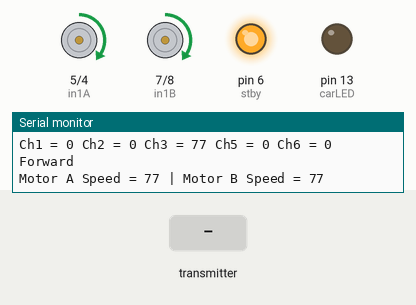
Simulated run of this sketch. Board: Arduino Uno, built with avr-gcc and run on an emulated ATmega328P. On the bench: motor-driver pin pairs drawn as motors (green arrow = first pin HIGH = forward, orange = second pin HIGH = backward, longer = more drive, scaled by the enable pin, stopped while the standby pin is LOW), output pins drawn as LEDs (lit = HIGH), the last lines printed to the serial monitor. The inputs (shaded band) are chosen by the test bench.

Above: at 3.2 s.
3.3 s: the transmitter starts sending readChannel.1 = 1000
At 3.6 s:
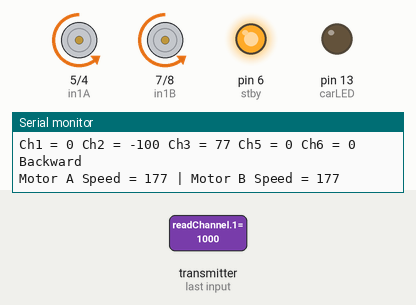
4.8 s: the transmitter starts sending readChannel.5 = 2000
At 6.0 s:
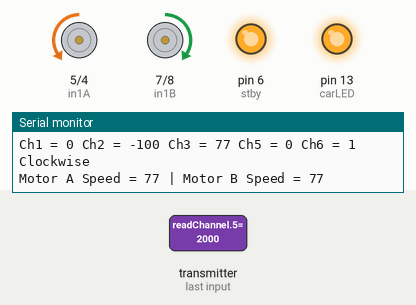
6.3 s: the transmitter starts sending readChannel.2 = 1000
At 7.5 s:
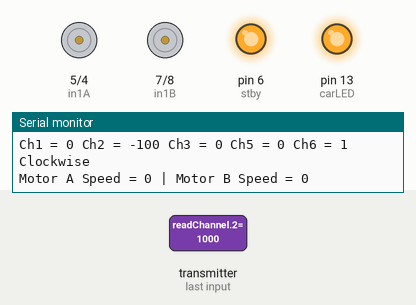
7.8 s: the transmitter starts sending readChannel.4 = 1000
At 8.8 s:
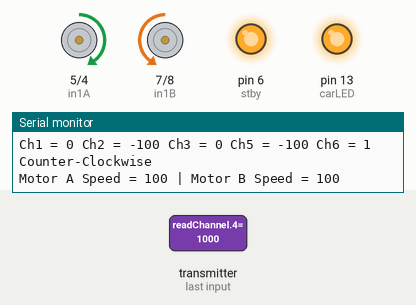
9.3 s: the transmitter starts sending readChannel.2 = 2000
At 10.3 s:
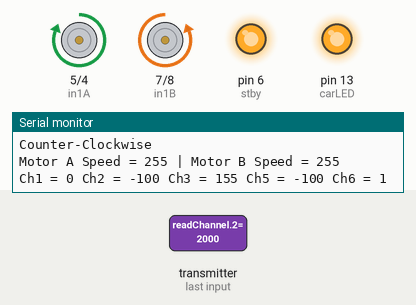
10.8 s: the transmitter starts sending readChannel.4 = 2000
At 12.0 s:
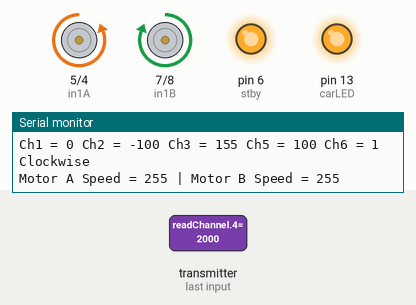
Timing chart, 0 to 13.3 s (numbered marks = the images above; inputs shaded):
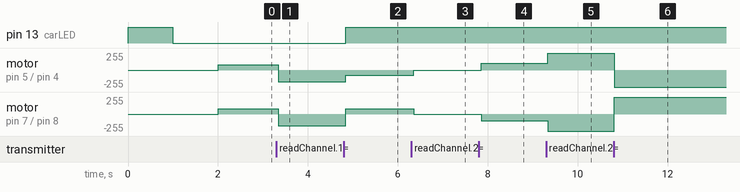

The sketch:

fsi6x-RC-car-spin.ino
```cpp
/*
  RC Remote Car
  fsi6x-RC-car-spin.ino
  Uses Flysky FS-I6X RC receiver & FS-I6X 6-ch Controller
  Uses TB6612FNG H-Bridge Motor Controller
  Drives two DC Motors

  Two Drive Modes - Normal and Spin
  Map channel 6 on controller to switch SWA for mode control

  Right stick controls direction in Normal mode (CH1 & CH2)
  VRA controls speed and direction in Spin mode (CH5)
  Left stick is acceleration in both modes (CH3)

  Channel functions by Ricardo Paiva - https://gist.github.com/werneckpaiva/

  DroneBot Workshop 2021
  https://dronebotworkshop.com
*/

// Include iBus Library
#include <IBusBM.h>

// Create iBus Object
IBusBM ibus;

// Channel Values

int rcCH1 = 0; // Left - Right
int rcCH2 = 0; // Forward - Reverse
int rcCH3 = 0; // Acceleration
int rcCH5 = 0; // Spin Control
bool rcCH6 = 0; // Mode Control

// LED Connection
#define carLED 13

// Motor A Control Connections
#define pwmA 3
#define in1A 5
#define in2A 4

// Motor B Control Connections
#define pwmB 9
#define in1B 7
#define in2B 8

// TB6612FNG Standby Pin
#define stby 6

// Motor Speed Values - Start at zero
int MotorSpeedA = 0;
int MotorSpeedB = 0;

// Motor Direction Values - 0 = backward, 1 = forward
int MotorDirA = 1;
int MotorDirB = 1;

// Control Motor A
void mControlA(int mspeed, int mdir) {

  // Determine direction
  if (mdir == 0) {
    // Motor backward
    digitalWrite(in1A, LOW);
    digitalWrite(in2A, HIGH);
  } else {
    // Motor forward
    digitalWrite(in1A, HIGH);
    digitalWrite(in2A, LOW);
  }

  // Control motor
  analogWrite(pwmA, mspeed);

}

// Control Motor B
void mControlB(int mspeed, int mdir) {

  // Determine direction
  if (mdir == 0) {
    // Motor backward
    digitalWrite(in1B, LOW);
    digitalWrite(in2B, HIGH);
  } else {
    // Motor forward
    digitalWrite(in1B, HIGH);
    digitalWrite(in2B, LOW);
  }

  // Control motor
  analogWrite(pwmB, mspeed);

}

// Read the number of a given channel and convert to the range provided.
// If the channel is off, return the default value
int readChannel(byte channelInput, int minLimit, int maxLimit, int defaultValue) {
  uint16_t ch = ibus.readChannel(channelInput);
  if (ch < 100) return defaultValue;
  return map(ch, 1000, 2000, minLimit, maxLimit);
}

// Read the channel and return a boolean value
bool readSwitch(byte channelInput, bool defaultValue) {
  int intDefaultValue = (defaultValue) ? 100 : 0;
  int ch = readChannel(channelInput, 0, 100, intDefaultValue);
  return (ch > 50);
}

void setup()

{

  // Start serial monitor for debugging
  Serial.begin(115200);

  // Attach iBus object to serial port
  ibus.begin(Serial);

  // Set all the motor control pins to outputs

  pinMode(pwmA, OUTPUT);
  pinMode(pwmB, OUTPUT);
  pinMode(in1A, OUTPUT);
  pinMode(in2A, OUTPUT);
  pinMode(in1B, OUTPUT);
  pinMode(in2B, OUTPUT);
  pinMode(stby, OUTPUT);

  // Set LED pin as output
  pinMode(carLED, OUTPUT);

  // Keep motors on standby for two seconds & flash LED
  digitalWrite(stby, LOW);
  digitalWrite(carLED, HIGH);
  delay (1000);
  digitalWrite(carLED, LOW);
  delay (1000);
  digitalWrite(stby, HIGH);

}

void loop() {

  // Get RC channel values
  rcCH1 = readChannel(0, -100, 100, 0);
  rcCH2 = readChannel(1, -100, 100, 0);
  rcCH3 = readChannel(2, 0, 155, 0);
  rcCH5 = readChannel(4, -100, 100, 0);
  rcCH6 = readSwitch(5, false);

  // Print values to serial monitor for debugging
  Serial.print("Ch1 = ");
  Serial.print(rcCH1);

  Serial.print(" Ch2 = ");
  Serial.print(rcCH2);

  Serial.print(" Ch3 = ");
  Serial.print(rcCH3);

  Serial.print(" Ch5 = ");
  Serial.print(rcCH5);

  Serial.print(" Ch6 = ");
  Serial.println(rcCH6);

  // Set speeds with channel 3 value
  MotorSpeedA = rcCH3;
  MotorSpeedB = rcCH3;

  // Set Mode with channel 6 value
  if (rcCH6) {
    // Spin Mode

    // Turn on LED
    digitalWrite(carLED, HIGH);

    // Get Direction from channel 5 value
    if (rcCH5 >= 0) {
      //Clockwise
      MotorDirA = 0;
      MotorDirB = 1;
      Serial.println("Clockwise");
    } else {
      //Counter-Clockwise
      MotorDirA = 1;
      MotorDirB = 0;
      Serial.println("Counter-Clockwise");
    }

    // Add Motorspeed to channel 5 value
    MotorSpeedA = MotorSpeedA + abs(rcCH5);
    MotorSpeedB = MotorSpeedB + abs(rcCH5);

  } else {
    // Normal Mode

    // Turn off LED
    digitalWrite(carLED, LOW);

    // Set forward/backward direction with channel 2 value
    if (rcCH2 >= 0) {
      //Forward
      MotorDirA = 1;
      MotorDirB = 1;
      Serial.println("Forward");
    } else {
      //Backward
      MotorDirA = 0;
      MotorDirB = 0;
      Serial.println("Backward");
    }

    // Add channel 2 speed
    MotorSpeedA = MotorSpeedA + abs(rcCH2);
    MotorSpeedB = MotorSpeedB + abs(rcCH2);

    // Set left/right offset with channel 1 value
    MotorSpeedA = MotorSpeedA - rcCH1;
    MotorSpeedB = MotorSpeedB + rcCH1;

  }

  // Ensure that speeds are between 0 and 255
  MotorSpeedA = constrain(MotorSpeedA, 0, 255);
  MotorSpeedB = constrain(MotorSpeedB, 0, 255);

  //Drive Motors
  mControlA(MotorSpeedA, MotorDirA);
  mControlB(MotorSpeedB, MotorDirB);

  // Print speed values to serial monitor for debugging
  Serial.print("Motor A Speed = ");
  Serial.print(MotorSpeedA);
  Serial.print(" | Motor B Speed = ");
  Serial.println(MotorSpeedB);

  // Slight delay
  delay(50);

}
```

Measured:
- after the input at 3.3 s, motor on pin 5 (in1A) / pin 4 (in2A), motor on pin 7 (in1B) / pin 8 (in2B): forward 77/255 → backward 177/255 at once
- after the input at 4.8 s, pin 13 (carLED): LOW → HIGH after 0.05 s; motor on pin 5 (in1A) / pin 4 (in2A): backward 177/255 → backward 77/255 after 0.05 s; motor on pin 7 (in1B) / pin 8 (in2B): backward 177/255 → forward 77/255 after 0.05 s
- after the input at 6.3 s, motor on pin 5 (in1A) / pin 4 (in2A): backward 77/255 → stopped after 0.05 s; motor on pin 7 (in1B) / pin 8 (in2B): forward 77/255 → stopped after 0.05 s
- after the input at 7.8 s, motor on pin 5 (in1A) / pin 4 (in2A): stopped → forward 100/255 after 0.05 s; motor on pin 7 (in1B) / pin 8 (in2B): stopped → backward 100/255 after 0.05 s
- after the input at 9.3 s, motor on pin 5 (in1A) / pin 4 (in2A): forward 100/255 → forward 255/255 at once; motor on pin 7 (in1B) / pin 8 (in2B): backward 100/255 → backward 255/255 at once
- after the input at 10.8 s, motor on pin 5 (in1A) / pin 4 (in2A): forward 255/255 → backward 255/255 at once; motor on pin 7 (in1B) / pin 8 (in2B): backward 255/255 → forward 255/255 at once
